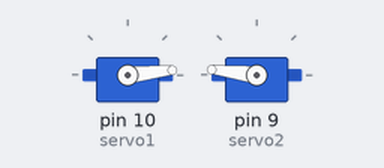
Recording of a sketch running on a simulated Arduino Uno, built with avr-gcc and run on an emulated ATmega328P. On the bench: 2 × servo. What the sketch prints to the serial monitor is not drawn.

Above: at 0.05 s.
At 0.55 s:
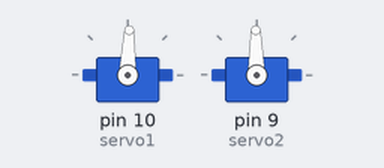
At 0.8 s:
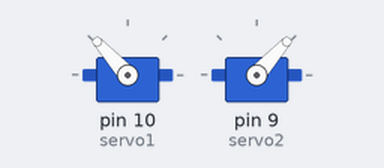
At 1.05 s:
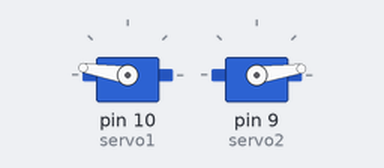
Timing chart, 0 to 3.0 s (numbered marks = the images above):
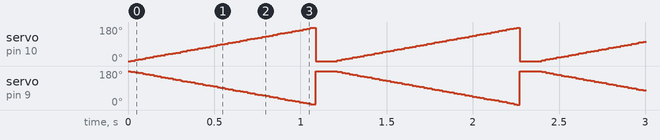

Measured:
- by itself, servo on pin 10 (servo1): ramps from 0° to 177° and jumps back, once every 1.2 s
- by itself, servo on pin 9 (servo2): ramps from 180° to 2° and jumps back, once every 1.2 s

The sketch:

MotorPartyTest.ino
```cpp
/*
This is a test sketch for the Adafruit assembled Motor Shield for Arduino v2
It won't work with v1.x motor shields! Only for the v2's with built in PWM
control

stripped back to servos only drm 20150908

For use with the Adafruit Motor Shield v2.3
---->	http://www.adafruit.com/products/1438

This sketch creates a fun motor party on your desk *whiirrr*

Connect hobby servos to SERVO1 & SERV02
*/

#include <Wire.h>
#include <Adafruit_MotorShield.h>
#include "utility/Adafruit_PWMServoDriver.h"
#include <Servo.h>
#include <EEPROM.h>

const char *version="Motor_Party_Test_20150908 -> V1.0-20150908 ";

// Create the motor shield object with the default I2C address
Adafruit_MotorShield AFMS = Adafruit_MotorShield();
// Or, create it with a different I2C address (say for stacking)
// Adafruit_MotorShield AFMS = Adafruit_MotorShield(0x61);

// Connect a stepper motor with 200 steps per revolution (1.8 degree)
// to motor port #2 (M3 and M4)
//Adafruit_StepperMotor *myStepper = AFMS.getStepper(200, 2);
// And connect a DC motor to port M1
//Adafruit_DCMotor *myMotor = AFMS.getMotor(1);

// We'll also test out the built in Arduino Servo library
Servo servo1, servo2;

void setup()
{
  Serial.begin(115200);           // set up Serial library at 9600 bps
  drm_Start_print();
  Serial.println("MMMMotor party!");

  // Attach a servo to pin #10
  servo1.attach(10);
  servo2.attach(9);
}

int i;
void loop() {
  for (i=0; i<255; i++)
  {
    servo1.write(map(i, 0, 255, 0, 180));
    servo2.write(map(255-i, 0, 255, 0, 180));
    delay(4);
  }
  servo1.write(map(0, 0, 255, 0, 180));
  servo2.write(map(255, 0, 255, 0, 180));
  delay(100);
}

void drm_Start_print()
{
  Serial.print(version); Serial.print(F(" SN#"));
  Serial.println(drm_Serialno());
  Serial.print(F("Compiled-> "));
  Serial.print(F(__DATE__));
  Serial.print(F(" "));
  Serial.println(F(__TIME__));
}
unsigned short drm_Serialno() {
  return(EEPROM.read(5) << 8 | EEPROM.read(6)); // combine two bytes into in serial number (drm specific)
}
```
